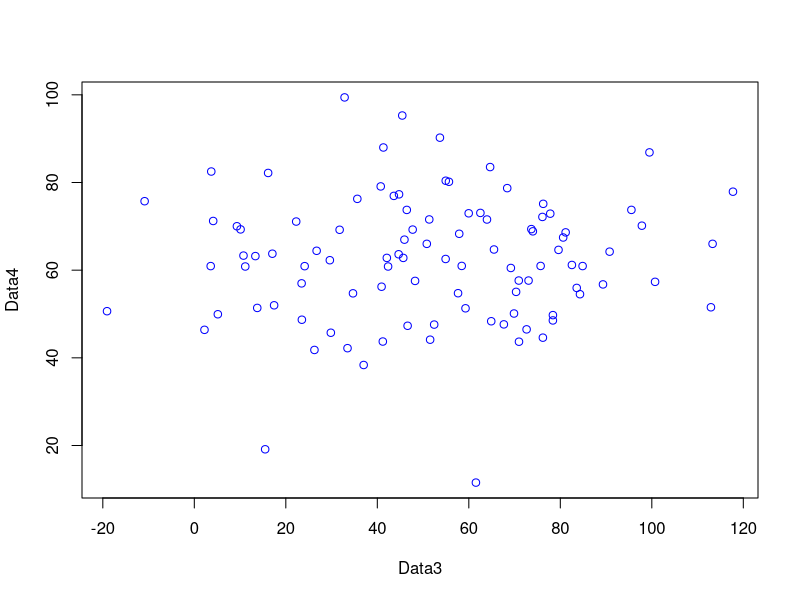

The R script that drew this image:
# setwd("C:/Documents") change our directory to the documents folder on the C drive


#numeric
#编辑数据时注意在形式上区分浮点和整型
  a_integer <- 1
  a_double <- 0.1

  is.integer(a_integer)  #function(augument)
  #FALSE r默认所有输出都是double
  is.integer(a_double)
  #TRUE
  a_integer <- as.integer(a_integer)  # as.  Force an Object to Belong to a Class
  is.integer(a_integer)
  #TRUE

#character
  a_character <- "Hello world"
  a_num_character <- "123"

  is.character(a_character)
  #TRUE
  is.numeric(a_num_character)
  #FALSE
  a_num_character <- as.numeric(a_num_character)
  is.numeric(a_num_character)
  #TRUE

  a_paste1 <- paste("Hello world","123",sep = "_") #Concatenate Strings
  #"Hello world_123"
  a_paste2 <- paste0(a_character,"_",a_num_character)

  b_substr1 <- substr(a_character,start=2,stop=5)

#logical
  
#Data Type
  #vector, matrix, dataframe(table), array, list
  #vector
  b_numeric_vector_1 <- c(1,2,3)
  b_numeric_vector_2 <- c(1,2:3)
  #vector 取值
  b_numeric_vector_1[c(2,3)]
  #vector 替换
  b_numeric_vector_3 <- b_numeric_vector_1[c(2,3)] <- c(6,6)

  Data3 <- rnorm(100, mean = 53, sd=34)
  Data4 <- rnorm(100, mean = 64, sd=14)
  #plot
  plot(Data3, Data4, col="blue")






